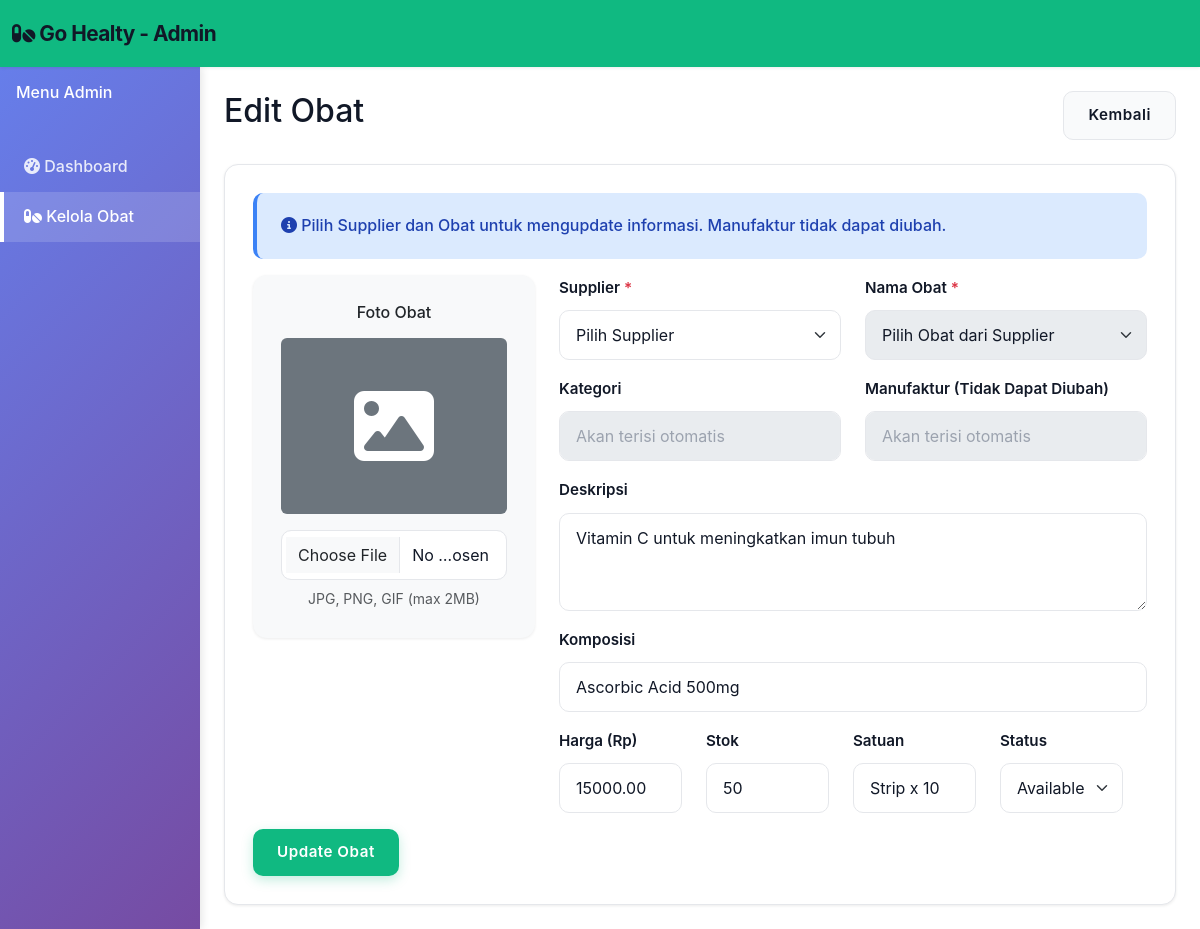
/admin/edit-medicine.php?id=1 (signed in), run on the app's committed database.
### tables this page shows
CREATE TABLE `medicines` (
  `medicine_id` int(11) NOT NULL,
  `medicine_name` varchar(100) NOT NULL,
  `category_id` int(11) NOT NULL,
  `description` text DEFAULT NULL,
  `composition` varchar(255) DEFAULT NULL,
  `price` decimal(10,2) NOT NULL,
  `stock` int(11) NOT NULL DEFAULT 0,
  `unit` varchar(50) DEFAULT NULL,
  `expiry_date` date DEFAULT NULL,
  `manufacturer` varchar(100) DEFAULT NULL,
  `image` varchar(255) DEFAULT NULL,
  `status` enum('available','unavailable') DEFAULT 'available',
  `created_at` timestamp NOT NULL DEFAULT current_timestamp(),
  `updated_at` timestamp NOT NULL DEFAULT current_timestamp() ON UPDATE current_timestamp(),
  `supplier_id` int(11) DEFAULT NULL
);

### admin/edit-medicine.php (the view, shortened to what this page needs)
<?php
require_once dirname(__FILE__) . '/../includes/config.php';
$medicine_id = isset($_GET['id']) ? (int)$_GET['id'] : 0;
$medicine = $conn->query("SELECT * FROM medicines WHERE medicine_id = $medicine_id")->fetch_assoc();
?>
<!DOCTYPE html>
<html lang="id">
<head>
    <link href="https://cdn.jsdelivr.net/npm/bootstrap@5.3.0/dist/css/bootstrap.min.css" rel="stylesheet">
    <link rel="stylesheet" href="https://cdnjs.cloudflare.com/ajax/libs/font-awesome/6.4.0/css/all.min.css">
    <link rel="stylesheet" href="<?php echo SITE_URL; ?>assets/css/style.css">
</head>
<body>
    <nav class="navbar navbar-expand-lg navbar-dark bg-primary sticky-top">
        <div class="container-fluid">
            <a class="navbar-brand" href="<?php echo SITE_URL; ?>admin/">
                <i class="fas fa-pills"></i> <?php echo SITE_NAME; ?> - Admin
            </a>
        </div>
    </nav>
    <div class="container-fluid">
        <div class="row">
            <div class="col-md-2 sidebar p-0" style="background: linear-gradient(135deg, #667eea 0%, #764ba2 100%);">
                <div class="text-white p-3">
                    <h6 class="mb-4">Menu Admin</h6>
                </div>
                <ul class="list-unstyled">
                    <li><a href="<?php echo SITE_URL; ?>admin/">
                        <i class="fas fa-tachometer-alt"></i> Dashboard
                    </a></li>
                    <li><a href="<?php echo SITE_URL; ?>admin/medicines.php" class="active">
                        <i class="fas fa-pills"></i> Kelola Obat
                    </a></li>
                </ul>
            </div>
            <div class="col-md-10 p-4">
                <div class="d-flex justify-content-between align-items-center mb-4">
                    <h2>Edit Obat</h2>
                    <a href="<?php echo SITE_URL; ?>admin/medicines.php" class="btn btn-secondary">Kembali</a>
                </div>
                <div class="card">
                    <div class="card-body">
                        <form method="POST" enctype="multipart/form-data">
                            <div class="alert alert-info">
                                <i class="fas fa-info-circle"></i> Pilih Supplier dan Obat untuk mengupdate informasi. Manufaktur tidak dapat diubah.
                            </div>
                            <div class="row">
                                <div class="col-md-4 mb-4">
                                    <div class="card border-0 bg-light">
                                        <div class="card-body text-center">
                                            <h6 class="card-title mb-3">Foto Obat</h6>
                                            <div id="imagePreview">
                                                <?php if ($medicine['image']): ?>
                                                    <img src="<?php echo SITE_URL; ?>assets/img/medicines/<?php echo $medicine['image']; ?>" class="img-fluid rounded mb-3" style="max-height: 250px;" id="medicineImageTag">
                                                <?php else: ?>
                                                    <div class="bg-secondary rounded p-5 mb-3 text-white" id="placeholderIcon">
                                                        <i class="fas fa-image" style="font-size: 80px;"></i>
                                                    </div>
                                                <?php endif; ?>
                                            </div>
                                            <input type="file" class="form-control" id="medicine_image" name="medicine_image" accept="image/*">
                                            <small class="text-muted d-block mt-2">JPG, PNG, GIF (max 2MB)</small>
                                        </div>
                                    </div>
                                </div>
                                <div class="col-md-8">
                                    <div class="row">
                                        <div class="col-md-6 mb-3">
                                            <label for="supplier_id" class="form-label">Supplier <span class="text-danger">*</span></label>
                                            <select class="form-select" id="supplier_id" name="supplier_id" required onchange="loadSupplierProducts()">
                                                <option value="">Pilih Supplier</option>
                                            </select>
                                        </div>
                                        <div class="col-md-6 mb-3">
                                            <label for="medicine_id" class="form-label">Nama Obat <span class="text-danger">*</span></label>
                                            <select class="form-select" id="medicine_id" name="medicine_id" required onchange="updateMedicineDetails()" disabled>
                                                <option value="">Pilih Obat dari Supplier</option>
                                            </select>
                                        </div>
                                        <div class="col-md-6 mb-3">
                                            <label for="category_name" class="form-label">Kategori</label>
                                            <input type="text" class="form-control" id="category_name" readonly placeholder="Akan terisi otomatis" style="background-color: #e9ecef;">
                                        </div>
                                        <div class="col-md-6 mb-3">
                                            <label for="manufacturer" class="form-label">Manufaktur (Tidak Dapat Diubah)</label>
                                            <input type="text" class="form-control" id="manufacturer" name="manufacturer" readonly placeholder="Akan terisi otomatis" style="background-color: #e9ecef;">
                                        </div>
                                    <div class="mb-3">
                                        <label for="description" class="form-label">Deskripsi</label>
                                        <textarea class="form-control" id="description" name="description" rows="3" required><?php echo htmlspecialchars($medicine['description']); ?></textarea>
                                    </div>
                                    <div class="mb-3">
                                        <label for="composition" class="form-label">Komposisi</label>
                                        <input type="text" class="form-control" id="composition" name="composition" value="<?php echo htmlspecialchars($medicine['composition']); ?>" required>
                                    </div>
                                    <div class="row">
                                        <div class="col-md-3 mb-3">
                                            <label for="price" class="form-label">Harga (Rp)</label>
                                            <input type="number" class="form-control" id="price" name="price" value="<?php echo $medicine['price']; ?>" step="0.01" required>
                                        </div>
                                        <div class="col-md-3 mb-3">
                                            <label for="stock" class="form-label">Stok</label>
                                            <input type="number" class="form-control" id="stock" name="stock" value="<?php echo $medicine['stock']; ?>" required>
                                        </div>
                                        <div class="col-md-3 mb-3">
                                            <label for="unit" class="form-label">Satuan</label>
                                            <input type="text" class="form-control" id="unit" name="unit" value="<?php echo htmlspecialchars($medicine['unit']); ?>" required>
                                        </div>
                                        <div class="col-md-3 mb-3">
                                            <label for="status" class="form-label">Status</label>
                                            <select class="form-select" id="status" name="status" required>
                                                <option value="available" <?php echo $medicine['status'] === 'available' ? 'selected' : ''; ?>>Available</option>
                                            </select>
                                        </div>
                                    </div>
                                    </div>
                                </div>
                            </div>
                            <button type="submit" class="btn btn-primary">Update Obat</button>
                        </form>
                    </div>
                </div>
            </div>
        </div>
    </div>
</body>
</html>

### assets/css/style.css (style rules this page uses)
:root { --primary-color: #10b981; --primary-dark: #059669; --primary-light: #d1fae5; --secondary-color: #6b7280; --success-color: #10b981; --danger-color: #ef4444; --warning-color: #f59e0b; --info-color: #3b82f6; --light-bg: #f9fafb; --lighter-bg: #f3f4f6; --border-color: #e5e7eb; --text-primary: #111827; --text-secondary: #6b7280; }
* { margin: 0; padding: 0; box-sizing: border-box; }
html, body { height: 100%; }
body { font-family: -apple-system, BlinkMacSystemFont, "Segoe UI", "Helvetica Neue", sans-serif; line-height: 1.6; color: var(--text-primary); background-color: #ffffff; -webkit-font-smoothing: antialiased; -moz-osx-font-smoothing: grayscale; }
.navbar { box-shadow: 0 1px 3px rgba(0, 0, 0, 0.08); padding: 0.75rem 0; background-color: #ffffff; }
.navbar-brand { font-weight: 700; font-size: 1.3rem; color: var(--text-primary) !important; letter-spacing: -0.5px; transition: all 0.3s ease; }
.form-control, .form-select { border-radius: 10px; border: 1.5px solid var(--border-color); padding: 0.875rem 1.25rem; font-size: 0.95rem; background-color: #ffffff; transition: all 0.3s ease; color: var(--text-primary); }
.form-control::placeholder { color: #9ca3af; }
.form-label { font-weight: 600; color: var(--text-primary); margin-bottom: 0.625rem; font-size: 0.95rem; }
.btn { border-radius: 10px; padding: 0.75rem 1.5rem; font-weight: 600; font-size: 0.95rem; transition: all 0.3s cubic-bezier(0.4, 0, 0.2, 1); border: none; cursor: pointer; letter-spacing: 0.5px; }
.btn-primary { background-color: var(--primary-color); color: #ffffff; box-shadow: 0 4px 12px rgba(16, 185, 129, 0.25); }
.btn-secondary { background-color: var(--light-bg); color: var(--text-primary); border: 1px solid var(--border-color); }
.card { border: 1px solid var(--border-color); border-radius: 14px; box-shadow: 0 1px 3px rgba(0, 0, 0, 0.08); transition: all 0.3s cubic-bezier(0.4, 0, 0.2, 1); overflow: hidden; }
.card-body { padding: 1.75rem; }
.alert { border: none; border-radius: 10px; border-left: 4px solid; padding: 1.25rem 1.5rem; font-weight: 500; }
.alert-info { background-color: #dbeafe; border-left-color: var(--info-color); color: #1e40af; }
.sidebar { background: linear-gradient(135deg, #10b981 0%, #059669 100%); min-height: 100vh; padding-top: 20px; box-shadow: 2px 0 8px rgba(0, 0, 0, 0.1); }
.sidebar a { color: rgba(255, 255, 255, 0.85); text-decoration: none; padding: 12px 20px; display: block; transition: all 0.3s ease; font-weight: 500; border-left: 4px solid transparent; }
.sidebar a:hover, .sidebar a.active { background-color: rgba(255, 255, 255, 0.15); color: #ffffff; border-left-color: #ffffff; padding-left: 20px; }
.bg-primary { background-color: var(--primary-color) !important; }
.form-control, .form-select { padding: 0.75rem 1rem; border: 1px solid var(--border-color); border-radius: 10px; font-size: 1rem; transition: all 0.3s ease; }

### data on the page
medicines: description "Vitamin C untuk meningkatkan imun tubuh", composition "Ascorbic Acid 500mg", price "15000.00", stock "50", unit "Strip x 10", status "Available"

### other printed values
SITE_NAME "Go Healty"
